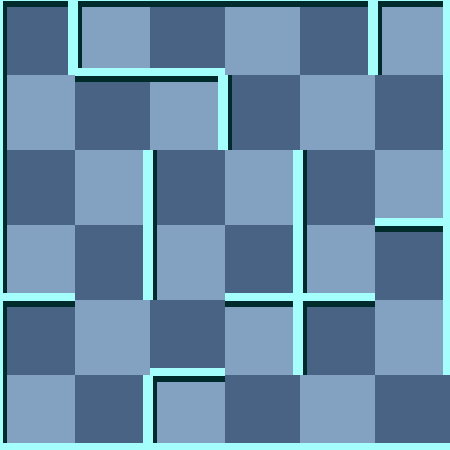

A 2D game scene composited from a Tiled map and its tileset images. What follows is a short description and the map's XML, with each tile layer's data collapsed to a summary:
An orthogonal 6x6 tile map with 75x75 px tiles, 2 tile layers (background, 块层 1) and 5 objects (2x Trap, Exit, Player, RedMummy).

<map version="1.0" orientation="orthogonal" width="6" height="6" tilewidth="75" tileheight="75">
 <tileset firstgid="1" name="wall" tilewidth="75" tileheight="75">
  <image source="gfx/wall.png" width="300" height="375" />
  <tile id="0">
   <properties>
    <property name="ValOfWall" value="0" />
   </properties>
  </tile>
  <tile id="1">
   <properties>
    <property name="ValOfWall" value="1" />
   </properties>
  </tile>
  <tile id="2">
   <properties>
    <property name="ValOfWall" value="2" />
   </properties>
  </tile>
  <tile id="3">
   <properties>
    <property name="ValOfWall" value="3" />
   </properties>
  </tile>
  <tile id="4">
   <properties>
    <property name="ValOfWall" value="4" />
   </properties>
  </tile>
  <tile id="5">
   <properties>
    <property name="ValOfWall" value="5" />
   </properties>
  </tile>
  <tile id="6">
   <properties>
    <property name="ValOfWall" value="6" />
   </properties>
  </tile>
  <tile id="7">
   <properties>
    <property name="ValOfWall" value="7" />
   </properties>
  </tile>
  <tile id="8">
   <properties>
    <property name="ValOfWall" value="8" />
   </properties>
  </tile>
  <tile id="9">
   <properties>
    <property name="ValOfWall" value="9" />
   </properties>
  </tile>
  <tile id="10">
   <properties>
    <property name="ValOfWall" value="10" />
   </properties>
  </tile>
  <tile id="11">
   <properties>
    <property name="ValOfWall" value="11" />
   </properties>
  </tile>
  <tile id="12">
   <properties>
    <property name="ValOfWall" value="12" />
   </properties>
  </tile>
  <tile id="13">
   <properties>
    <property name="ValOfWall" value="13" />
   </properties>
  </tile>
  <tile id="14">
   <properties>
    <property name="ValOfWall" value="14" />
   </properties>
  </tile>
  <tile id="15">
   <properties>
    <property name="ValOfWall" value="15" />
   </properties>
  </tile>
  <tile id="18">
   <properties>
    <property name="ValOfWall" value="-1" />
   </properties>
  </tile>
 </tileset>
 <layer name="background" width="6" height="6">
  <data>[36 cells, 36 non-empty, 2 distinct tile ids]</data>
 </layer>
 <layer name="块层 1" width="6" height="6">
  <data>[36 cells, 36 non-empty, 12 distinct tile ids]</data>
 </layer>
 <objectgroup name="对象层 1" width="6" height="6">
  <object name="Exit" x="450" y="375" />
  <object name="Trap" x="375" y="0">
   <properties>
    <property name="value" value="12" />
   </properties>
  </object>
  <object name="Trap" x="150" y="300">
   <properties>
    <property name="value" value="15" />
   </properties>
  </object>
  <object name="Player" x="375" y="225">
   <properties>
    <property name="value" value="1" />
   </properties>
  </object>
  <object name="RedMummy" x="300" y="300">
   <properties>
    <property name="value" value="21" />
   </properties>
  </object>
 </objectgroup>
</map>
